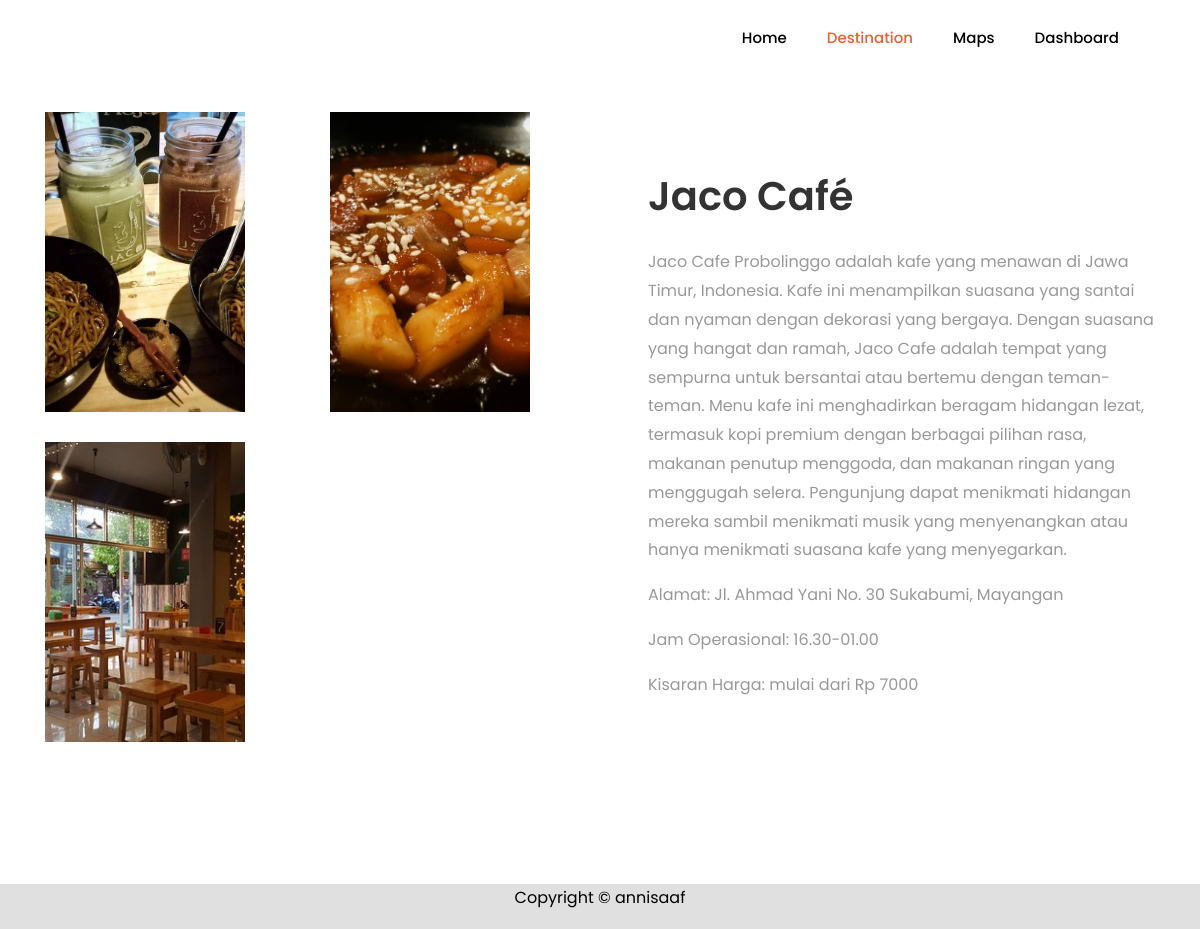
The app's page /tugas_akhir/konten/LK00020.php with its own data.
### tables this page shows
CREATE TABLE `tb_konten` (
  `id_konten` varchar(255) NOT NULL,
  `id` varchar(255) NOT NULL,
  `deskripsi` longtext NOT NULL,
  `gambar_1` varchar(255) NOT NULL,
  `gambar_2` varchar(255) NOT NULL,
  `gambar_3` varchar(255) NOT NULL,
  `gambar_4` varchar(255) NOT NULL
);

CREATE TABLE `tb_lokasi` (
  `id` varchar(11) NOT NULL,
  `nama` varchar(255) NOT NULL,
  `gambar` varchar(255) NOT NULL,
  `kategori` varchar(255) NOT NULL,
  `lokasi` varchar(999) NOT NULL,
  `rate` varchar(100) NOT NULL,
  `kisaran_harga` varchar(100) NOT NULL,
  `jam_buka` varchar(255) NOT NULL,
  `latitude` varchar(255) NOT NULL,
  `longitude` varchar(255) NOT NULL,
  `redirect_link` varchar(255) NOT NULL
);

### tugas_akhir/konten/LK00020.php (the view, shortened to what this page needs)
<!DOCTYPE html>
<html lang="en">
<head>
	<link rel="stylesheet" href="https://stackpath.bootstrapcdn.com/font-awesome/4.7.0/css/font-awesome.min.css">
	<link rel="stylesheet" href="../css/animate.css">
	<link rel="stylesheet" href="../css/owl.carousel.min.css">
	<link rel="stylesheet" href="../css/owl.theme.default.min.css">
	<link rel="stylesheet" href="../css/magnific-popup.css">
	<link rel="stylesheet" href="../css/bootstrap-datepicker.css">
	<link rel="stylesheet" href="../css/jquery.timepicker.css">
	<link rel="stylesheet" href="../css/flaticon.css">
	<link rel="stylesheet" href="../css/style.css">
</head>
<body>
	<nav class="navbar navbar-expand-lg navbar-dark ftco_navbar bg-dark ftco-navbar-light" id="ftco-navbar">
		<div class="container">
			<div class="collapse navbar-collapse" id="ftco-nav">
				<ul class="navbar-nav ml-auto">
					<li class="nav-item"><a href="/tugas_akhir/index.php" class="nav-link" style="color:black;">Home</a></li>
					<li class="nav-item active"><a href="/tugas_akhir/destination.php" class="nav-link">Destination</a></li>
					<li class="nav-item"><a href="/tugas_akhir/mappings.php" class="nav-link" style="color:black;">Maps</a></li>
					<li class="nav-item"><a href="/tugas_akhir/dashboard-t/aplikasi/admin/dashboard.php" class="nav-link" style="color:black;">Dashboard</a></li>
				</ul>
			</div>
		</div>
	</nav>
    <?php
	include "../koneksi.php";
		$query =  mysqli_query($koneksi, 'SELECT * FROM tb_konten b INNER JOIN tb_lokasi j ON b.id = j.id WHERE b.id = "LK00020"');
		while ($d = mysqli_fetch_assoc($query)) {
	?>
		<section class="ftco-section services-section">
			<div class="container">
				<div class="row d-flex">
					<div class="col-md-6 order-md-last heading-section pl-md-5 ftco-animate d-flex align-items-center">
						<div class="w-100">
							<h2 class="mb-4"><?php echo $d['nama']?></h2>
							<p><?php echo $d['deskripsi']?></p>
							<p>Alamat: <?php echo $d['lokasi']?></p2>
                            <p>Jam Operasional: <?php echo $d['jam_buka']?></p2>
                            <p>Kisaran Harga: mulai dari Rp <?php echo $d['kisaran_harga']?></p2>
						</div>
					</div>
					<div class="col-md-6">
						<div class="row">
							<div class="col-md-12 col-lg-6">
								<div class="services services-1" style="background-image: url(../konten/images/<?php echo $d['gambar_1']; ?>); width:200px;height:300px;"></div>
							</div>
							<div class="col-md-12 col-lg-6">
								<div class="services services-1" style="background-image: url(../konten/images/<?php echo $d['gambar_2']; ?>); width:200px;height:300px;"></div>
							</div>
                            <div class="col-md-12 col-lg-6">
								<div class="services services-1" style="background-image: url(../konten/images/<?php echo $d['gambar_3']; ?>); width:200px;height:300px;"></div>
							</div>
							<div class="col-md-12 col-lg-6">
							</div>
							<?php } ?>
						</div>
					</div>
				</div>
			</div>
		</section>
<footer class="" style="background-color: #E0E0E0;">
	<div class="row">
		<div class="col-md-12 text-center" style="color:black">
			<p>Copyright &copy; annisaaf</a></p>
		</div>
	</div>
</footer>
</body>
</html>

### records on screen
tb_konten: id.nama "Jaco Café", deskripsi "Jaco Cafe Probolinggo adalah kafe yang menawan di Jawa Timur, Indonesia. Kafe ini menampilkan suasana yang santai dan nyaman dengan dekorasi yang bergaya. Dengan suasana yang hangat dan ramah, Jaco Cafe adalah tempat yang sempurna untuk bersantai atau bertemu dengan teman-teman. Menu kafe ini menghadirkan beragam hidangan lezat, termasuk kopi premium dengan berbagai pilihan rasa, makanan penutup menggoda, dan makanan ringan yang menggugah selera. Pengunjung dapat menikmati hidangan mereka sambil menikmati musik yang menyenangkan atau hanya menikmati suasana kafe yang menyegarkan.", id.lokasi "Jl. Ahmad Yani No. 30 Sukabumi, Mayangan", id.jam_buka "16.30-01.00", id.kisaran_harga "7000", gambar_1 (picture), gambar_2 (picture), gambar_3 (picture)
